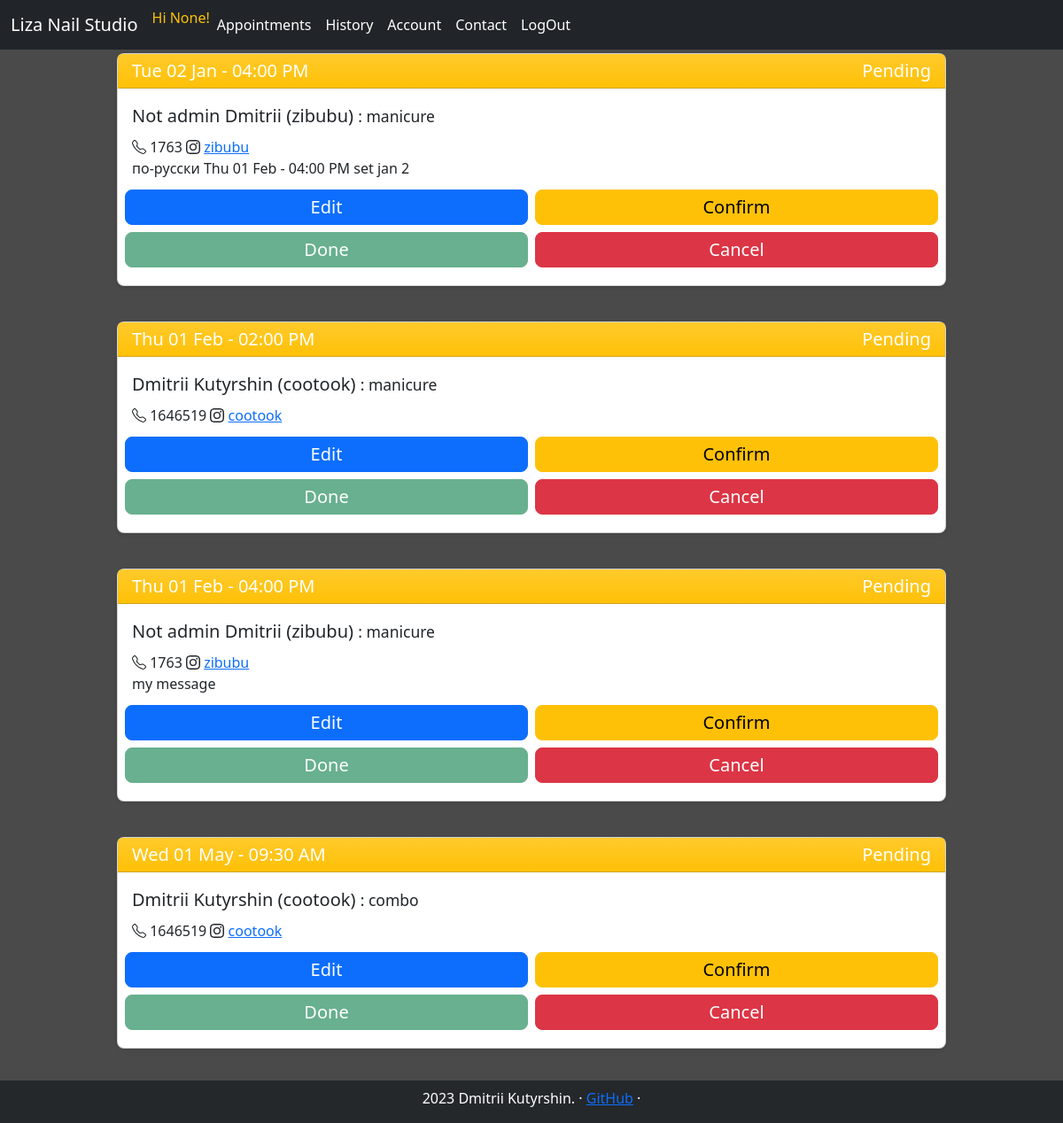
The page /all_appointments/ (signed in) on the database its author committed.
### tables this page shows
CREATE TABLE users (id INTEGER PRIMARY KEY, is_admin INT, is_clerck INT ,  name TEXT, email TEXT, lang TEXT, instagram TEXT, tel TEXT, is_subscribed_promo INT, avatar TEXT);

CREATE TABLE appointments (id INTEGER PRIMARY KEY, user_id INT, pedicure INT, manicure INT, message TEXT, slot_id INT, amount_time_min INT, slots_in TEXT, is_seen INT, is_aproved INT, is_canceled INT, FOREIGN KEY (slot_id) REFERENCES calendar(slot_id), FOREIGN KEY (user_id) REFERENCES users(id));

### studio_app/webapp.py (the view)
@app.route("/all_appointments/", methods=["GET"])
@login_required
@admin_only
def _all_appointments():
    return all_appointments.all_appointments()

### studio_app/helpers.py (called while the page is built)
def admin_only(f):
    @wraps(f)
    def decorated_function(*args, **kwargs):
        if session.get("is_admin")==0:
            return redirect("/")
        return f(*args, **kwargs)
    return decorated_function

def login_required(f):
    @wraps(f)
    def decorated_function(*args, **kwargs):
        if session.get("user_id") is None:
            return redirect("/signin")
        return f(*args, **kwargs)
    return decorated_function

### studio_app/webapp.py (called while the page is built)
@app.context_processor
def inject_navbar_items():
    return dict(navbar_menu=navbar_items)

@app.context_processor
def inject_navbar_items_not_loged_in():
    return dict(navbar_menu_not_loged_in=navbar_items_not_loged_in)

@app.context_processor
def inject_navbar_items_admin():
    return dict(navbar_items_admin=navbar_items_admin)

### studio_app/templates/all_appointments.html (shortened to what this page needs)
{% extends "layout.html" %}
{% block content %}
{% for appointment in user_appoint %}
<div class="container py-2 bg-transparent">
<div class="card mb-4 rounded-3 shadow-sm">
    <div class="card-header py-1
    {% if appointment[5]==1 %}
    bg-success
    {% else %}
    bg-warning
    {% endif %}
    bg-gradient" >
      <div class="fs-5 fw-normal row"><div class="col">{{appointment[16]}}</div><div class="col text-end">
        {% if appointment[5]==1 %}
        Confirmed
        {% else %}
        Pending
        {% endif %}
    </div></div>
    </div>
    <div class="card-body">
      <div class="card-title pricing-card-title text-dark fs-5 fw-normal ">{{appointment[0]}} ({{appointment[14]}}) <small class="text-dark fw-light">: {{appointment[2]}}</small></div>
      <div class="text-dark fw-normal">
        <span>
          {{appointment[15]}}
        </span>
           <a href="https://www.instagram.com/{{appointment[14]}}/" target="_blank">{{appointment[14]}}</a>
              </div>
      <div class="mb-2 text-dark fw-normal">
        {{appointment[13]}}
      </div>
      <div class="row">
      <button type="button" class="col m-1 w-100 btn btn-lg btn-primary py-1 mb-1" data-toggle="modal" data-target="#editModal" data-booking_id="{{appointment[3]}}" data-id="{{appointment[17]}}" data-date="{{appointment[16]}}" data-service="{{appointment[2]}}" data-client="{{appointment[0]}} ({{appointment[14]}})" data-time="{{appointment[11]}}:{% if appointment[12]<10 %}0{% endif %}{{appointment[12]}}" data-date_picker_format="{{appointment[8]}}-{% if appointment[9]<10 %}0{{appointment[9]}}{% else %}{{appointment[9]}}{% endif %}-{% if appointment[10]<10 %}0{{appointment[10]}}{% else %}{{appointment[10]}}{% endif %}" data-duration="{{appointment[7]}}" data-message="{{appointment[13]}}">Edit</button>
      <button
      type="button" class="col m-1 w-100 btn btn-lg btn-warning py-1 mb-1" data-toggle="modal" data-target="#confirmModal" data-booking_id="{{appointment[3]}}" data-id="{{appointment[17]}}" data-date="{{appointment[16]}}" data-service="{{service}}" data-client="{{appointment[0]}} ({{appointment[14]}})">Confirm</button>
    </div>
    <div class="row">
      <button
      {% if appointment[5]==0 %}
      disabled
     {% endif %}
      type="button" class="col m-1 w-100 btn btn-lg btn-success py-1 mb-1" data-toggle="modal" data-target="#doneModal" data-booking_id="{{appointment[3]}}" data-id="{{appointment[17]}}" data-date="{{appointment[16]}}" data-service="{{service}}" data-client="{{appointment[0]}} ({{appointment[14]}})">Done</button>
      <button type="button" class="col m-1 w-100 btn btn-lg btn-danger py-1 mb-1" data-toggle="modal" data-target="#cancelModal" data-booking_id="{{appointment[3]}}" data-id="{{appointment[17]}}" data-date="{{appointment[16]}}" data-service="{{service}}" data-client="{{appointment[0]}} ({{appointment[14]}})" data-message="{{appointment[13]}}">Cancel</button>
    </div>
    </div>
  </div>
</div>
{% endfor %}
{% endblock %}

### studio_app/templates/layout.html (shortened to what this page needs)
<!doctype html>
<html lang="en">
  <head>
<link href="{{ url_for('static', filename='/css/bootstrap.min.css') }}" rel="stylesheet">
<link href="{{ url_for('static', filename='/css/style.css') }}" rel="stylesheet">
  </head>
  <body>
        <header>
          <nav class="navbar navbar-expand-md navbar-dark fixed-top bg-dark">
            <div class="container-fluid">
            <a class="navbar-brand" href="/">Liza Nail Studio</a>
            <div class="collapse navbar-collapse" id="navbarCollapse">
                <ul class="navbar-nav me-auto mb-2 mb-md-0">
                  {% include 'header_navbar.html' %}
                </ul>
            </div>
            </div>
        </nav>
        </header>
        <main class="my-5 py-1">
            {% block content %}
            {% endblock %}
        </main>
        <footer class="footer">
          <p> 2023 Dmitrii Kutyrshin. &middot; <a href="https://github.com/cootook">GitHub</a> &middot; </p>
        </footer>
        <script src="https://cdn.jsdelivr.net/npm/bootstrap@4.0.0/dist/js/bootstrap.min.js"></script>  </body>
</html>

### studio_app/templates/header_navbar.html (shortened to what this page needs)
{% if session.get("user_id") %}
    {% if session.get("name") %}
        <span class="font-weight-light text-warning">Hi {{session.get("name")}}!</span>
    {% else %}
        <span class="font-weight-light text-warning">Hi {{session.get("instagram")}}!</span>
    {% endif %}
        {% if session.get("is_admin")==1 %}
            {% for navbar_item in navbar_items_admin %}
            <li class="nav-item">
                <a class="nav-link active" aria-current="page" href="/{{ navbar_item.lower() }}/">{{ navbar_item }}</a>
            </li>
            {% endfor %}
        {% else %}
            {% for navbar_item in navbar_menu %}
            <li class="nav-item">
                <a class="nav-link active" aria-current="page" href="/{{ navbar_item.lower() }}/">{{ navbar_item }}</a>
            </li>
            {% endfor %}
        {% endif %}
{% else %}
    {% for navbar_item in navbar_menu_not_loged_in %}
        <li class="nav-item">
            <a class="nav-link active" aria-current="page" href="/{{ navbar_item.lower() }}/">{{ navbar_item }}</a>
        </li>
    {% endfor %}
{% endif %}

### studio_app/static/css/style.css (style rules this page uses)
body { font-weight: 100; color: rgba(255, 255, 255, 1); background: #4A4A4A; }
.footer { position: fixed; background-color: rgba(33,37,41, 0.9); bottom: 0; width: 100%; text-align: center; padding-top: .5em; }

### studio_app/templates/layout.html (style rules this page uses)
.bi { vertical-align: -.125em; fill: currentColor; }

### studio_app/templates/all_appointments.html (style rules this page uses)
.container { max-width: 960px; }

### studio_app/templates/header_navbar.html (style rules this page uses)
.nav-link { transition: font-weight .3s; }

### rows shown on the page
users: name "Not admin Dmitrii" "Not admin Dmitrii", instagram "zibubu" "zibubu", tel "1763" "1763", instagram "zibubu" "zibubu"
appointments: message "по-русски Thu 01 Feb - 04:00 PM set jan 2"
users: name "Dmitrii Kutyrshin" "Dmitrii Kutyrshin", instagram "cootook" "cootook", tel "1646519" "1646519", instagram "cootook" "cootook"
appointments: message "my message"

### other values the page prints
{{ session.get("instagram") }} "None"
{{ navbar_item }} "Appointments" "History" "Account" "Contact" "LogOut"
{{ appointment[16] }} "Tue 02 Jan - 04:00 PM" "Thu 01 Feb - 02:00 PM" "Thu 01 Feb - 04:00 PM" "Wed 01 May - 09:30 AM"
{{ appointment[2] }} "manicure" "manicure" "manicure" "combo"
